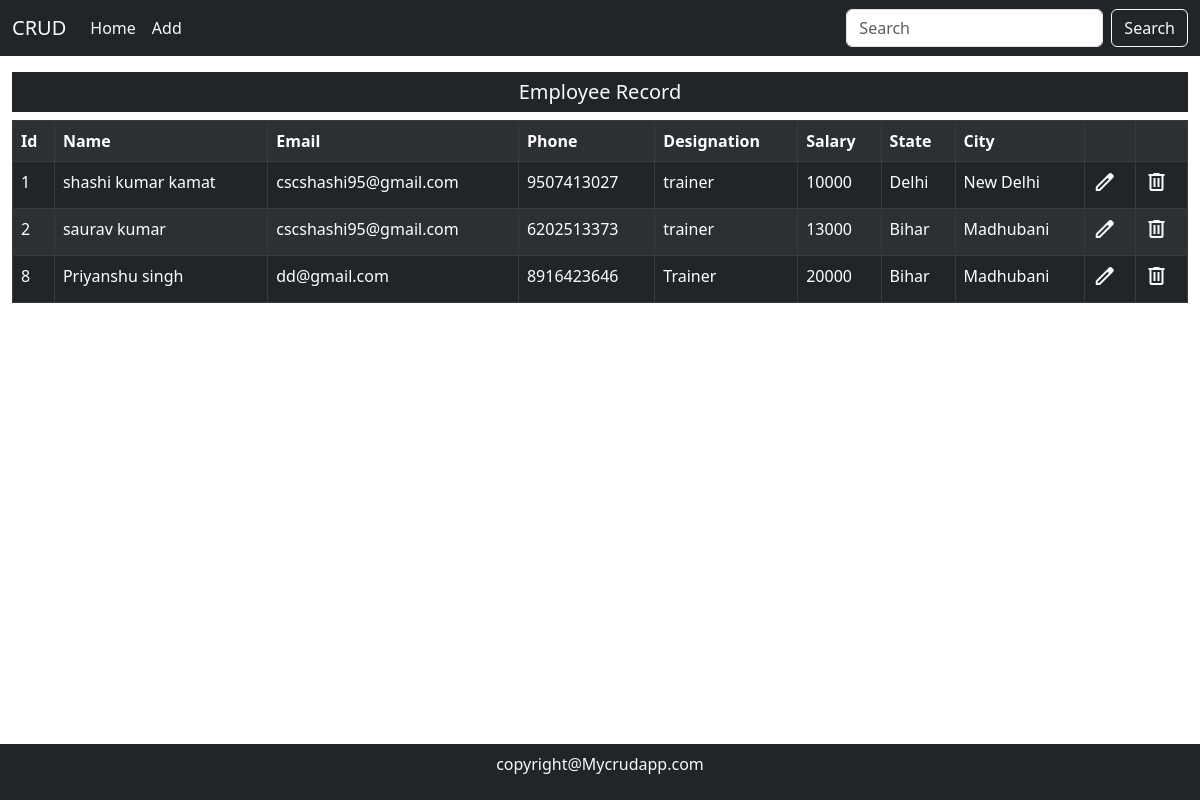
The page / on the database its author committed.
### mainApp/models.py (models this page shows, shortened)
class Employee(models.Model):
    id = models.AutoField(primary_key=True)
    name = models.CharField(max_length=50)
    email = models.EmailField(max_length=50)
    Phone = models.CharField(max_length=11)
    Designation = models.CharField(max_length=11)
    salery = models.IntegerField()
    city = models.CharField(max_length=50,null=True,blank=True,default="")
    state = models.CharField(max_length=20,null=True,blank=True,default="")

### mainApp/views.py (the view)
# urls.py: path('',views.homepage),
def homepage(Request):
    data = Employee.objects.all()
    return render(Request,"Index.html",{"data":data})

### mainApp/templates/index.html (shortened to what this page needs)
{% load static %}
<!DOCTYPE html>
<html lang="en">
<head>
    <link href="https://cdn.jsdelivr.net/npm/bootstrap@5.3.0/dist/css/bootstrap.min.css" rel="stylesheet"
>
        <link rel="stylesheet" href="{% static '/css/style.css' %}">
</head>
<body>
    <nav class="navbar navbar-expand-lg bg-dark sticky-top ">
        <div class="container-fluid ">
            <a class="navbar-brand text-light" href="/">CRUD</a>
            <div class="collapse navbar-collapse" id="navbarSupportedContent">
                <ul class="navbar-nav me-auto mb-2 mb-lg-0">
                    <li class="nav-item">
                        <a class="nav-link active text-light" aria-current="page" href="/">Home</a>
                    </li>
                    <li class="nav-item">
                        <a class="nav-link text-light" href="/add">Add</a>
                    </li>
                </ul>
                <form class="d-flex" role="search" action="/search/" method="post" >
                    <input class="form-control me-2" type="search" placeholder="Search" name="search" aria-label="Search">
                    <button class="btn btn-outline-light" type="submit">Search</button>
                </form>
            </div>
        </div>
    </nav>
    {% block body %}
    <div class="container-fluid my-3">
        <div class="mid-section">
            <h5 class="bg-dark text-center text-light p-2">Employee Record</h5>
            <table class=" table table-bordered table-hover table-dark table-striped">
                <tr>
                    <th>Id</th>
                    <th>Name</th>
                    <th>Email</th>
                    <th>Phone</th>
                    <th>Designation</th>
                    <th>Salary</th>
                    <th>State</th>
                    <th>City</th>
                    <th></th>
                    <th></th>
                </tr>
                {% for item in data %}
                <tr>
                    <td>{{item.id}}</td>
                    <td>{{item.name}}</td>
                    <td>{{item.email}}</td>
                    <td>{{item.Phone}}</td>
                    <td>{{item.Designation}}</td>
                    <td>{{item.salery}}</td>
                    <td>{{item.state}}</td>
                    <td>{{item.city}}</td>
                    <td><a href="/edit/{{item.id}}/"><span class="material-symbols-outlined text-light">edit<span></a></td>
                    <td><a href="/delete/{{item.id}}/"><span class="material-symbols-outlined text-light">delete</span></a></td>
                </tr>
                {% endfor %}
            </table>
        </div>
    </div>
    {% endblock %}
    <footer class="bg-dark text-light p-2 text-center fixed-bottom">
        <p>copyright@Mycrudapp.com</p>
    </footer>
</body>
</html>

### mainApp/static/css/style.css (style rules this page uses)
.mid-section { height: 480px; overflow-y: auto; overflow-x: hidden; }

### rows shown on the page
Employee: id "1", name "shashi kumar kamat", email "cscshashi95@gmail.com", Phone "9507413027", Designation "trainer", salery "10000", state "Delhi", city "New Delhi"
Employee: id "2", name "saurav kumar", email "cscshashi95@gmail.com", Phone "6202513373", Designation "trainer", salery "13000", state "Bihar", city "Madhubani"
Employee: id "8", name "Priyanshu singh", email "dd@gmail.com", Phone "8916423646", Designation "Trainer", salery "20000", state "Bihar", city "Madhubani"
